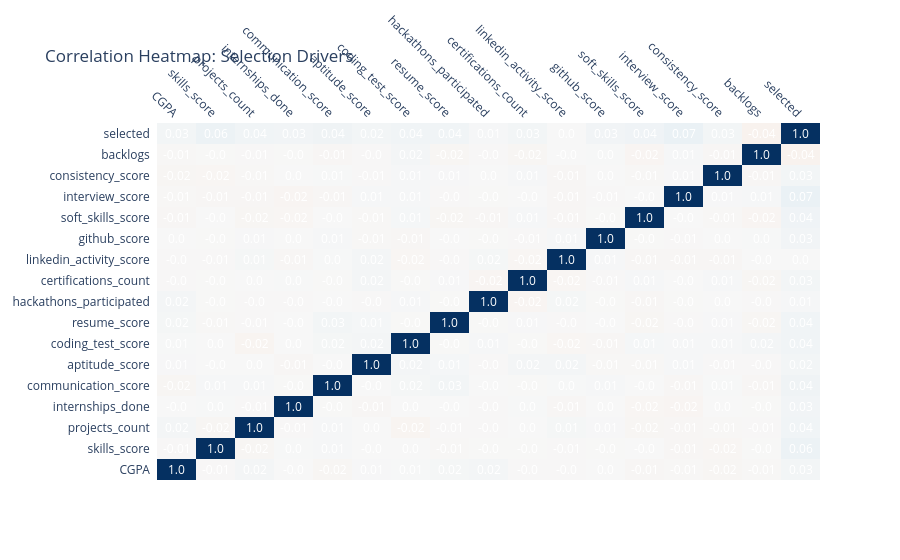

Notebook source saved alongside this figure:
### Markdown cell above
Question 3: What drives selection?
Calculate correlation with 'selected'

### Code cell
import plotly.figure_factory as ff
import numpy as np

# 1. Prepare numerical data (exclude student_id)
df_numeric = df.drop(columns=['student_id']).select_dtypes(include=[np.number])

# 2. Calculate the correlation matrix
corr_matrix = df_numeric.corr()

# 3. Create the Annotated Heatmap
fig_corr = ff.create_annotated_heatmap(
    z=corr_matrix.values,
    x=list(corr_matrix.columns),
    y=list(corr_matrix.index),
    annotation_text=corr_matrix.round(2).values,
    colorscale='RdBu', # Red for negative, Blue for positive correlation
    zmin=-1, zmax=1
)

fig_corr.update_layout(
    title_text='Correlation Heatmap: Selection Drivers',
    xaxis_tickangle=45
)
fig_corr.show()

# 4. Display the top predictors for 'selected'
print("Top 5 Positive Predictors for Selection:")
print(corr_matrix['selected'].sort_values(ascending=False).iloc[1:6])
